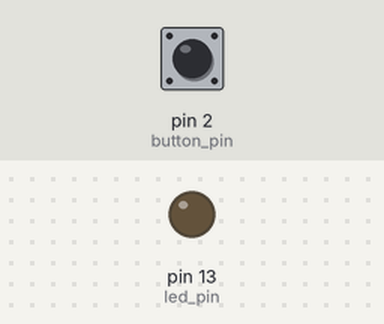
The sketch below on a simulated Arduino Uno, built with avr-gcc and run on an emulated ATmega328P. On the bench: output pins drawn as LEDs (lit = HIGH). The test bench sets the inputs (shaded band); at power-on: pin 2 (button_pin) HIGH.

Above: at 1.2 s.
1.3 s: pin 2 (button_pin) pulled LOW for 0.15 s
At 2.2 s:
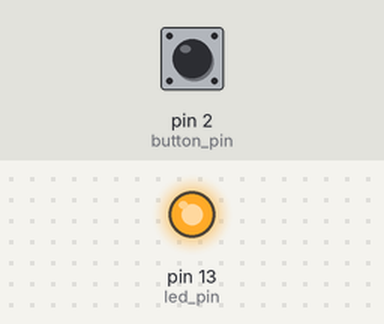
2.9 s: pin 2 (button_pin) pulled LOW for 1 s
At 3.4 s:
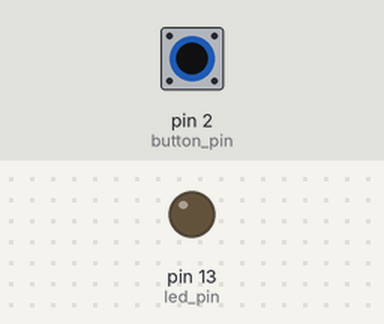
5.4 s: pin 2 (button_pin) pulled LOW for 3.2 s
At 6.5 s:
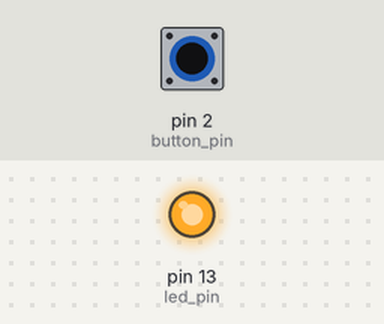
Timing chart, 0 to 8.4 s (numbered marks = the images above; inputs shaded):
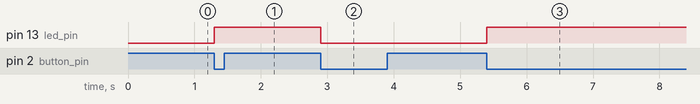

The sketch:

sketch_oct25a.ino
```cpp
// 設定腳位變數
int led_pin = 13;               // LED 接在腳位 13（可直接用板上內建 LED）
int button_pin = 2;             // 按鈕接在腳位 2
int button_state = HIGH;        // 目前按鈕狀態（使用 INPUT_PULLUP 時預設為 HIGH）
int last_button_state = HIGH;   // 上一次讀到的按鈕狀態，用來偵測狀態變化
bool led_state = false;         // 記錄 LED 是否亮著，預設為關

void setup() {
  pinMode(led_pin, OUTPUT);     // 設定 LED 腳位為輸出
  pinMode(button_pin, INPUT_PULLUP); // 使用內建上拉電阻（未按下時為 HIGH，按下時為 LOW）
}

void loop() {
  // 讀取目前按鈕的狀態（HIGH 或 LOW）
  button_state = digitalRead(button_pin);

  // 偵測按鈕從 HIGH → LOW 的瞬間（表示剛被按下）
  if (button_state == LOW && last_button_state == HIGH) {
    led_state = !led_state;     // 反轉 LED 狀態：如果原本是關就開，原本是開就關

    // 根據 led_state 決定是否點亮 LED
    // 如果 led_state 為 true → HIGH（亮燈）
    // 如果 led_state 為 false → LOW（熄滅）
    digitalWrite(led_pin, led_state ? HIGH : LOW);

    delay(50); // 短暫延遲 50ms，防止按鈕彈跳造成多次觸發（去抖動）
  }

  // 將本次的按鈕狀態存起來，供下次比較用
  last_button_state = button_state;
}
```

Measured:
- after the input at 1.3 s, pin 13 (led_pin): LOW → HIGH at once
- after the input at 2.9 s, pin 13 (led_pin): HIGH → LOW at once
- after the input at 5.4 s, pin 13 (led_pin): LOW → HIGH at once
